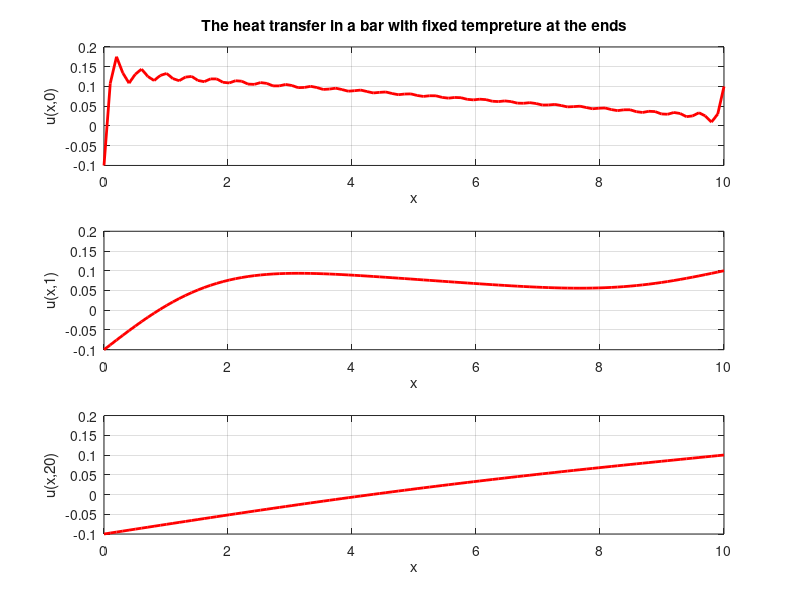

Write the MATLAB code that produced this figure.
function HeatFourier3
clc
clf
L=10;
c0=0.05;c1=-0.1;c2=0.1; 
tmax=20;
t=linspace(0,tmax);
x=linspace(0,L);

% ?????????? ??????????? ?? ?????????
    function y=heat(x,t)
K=50;
 y=c1+((c2-c1)/L).*x;
for k=1:K
    Xk=sin(k*pi*x/L);
    Ak=(c0-c1+(-1)^k*(c2-c0))/k;
    Tk=Ak*exp(-(k*pi/L)^2*t);
    y=y+Xk*Tk;
end
end

% ???????? ?? ??????????? ?? ?????????????
for n=1:length(t)
    plot(x,heat(x,t(n)),'r','LineWidth',2)
    axis([0, L, -1/10, 0.2])
    grid on
            xlabel('x')
            ylabel('The temtretaure u(x,t)')
            
            title('The heat transfer in a bar with fixed tempreture at the ends')
    getframe;
  end

  % ??? ??????? ??????? ?? ??????????
subplot(3,1,1)
plot(x,heat(x,0),'r', 'LineWidth',2)
           axis([0, L, -1/10, 0.2])
    grid on
            xlabel('x')
            ylabel('u(x,0)')
            title('The heat transfer in a bar with fixed tempreture at the ends')
   
subplot(3,1,2)
plot(x,heat(x,1),'r', 'LineWidth',2)
            axis([0, L, -1/10, 0.2])
    grid on
            xlabel('x')
            ylabel('u(x,1)')
            
   
            

subplot(3,1,3)
plot(x,heat(x,20),'r', 'LineWidth',2)
            axis([0, L, -1/10, 0.2])
    grid on
            xlabel('x')
            ylabel('u(x,20)')
            
   
           
  
end
